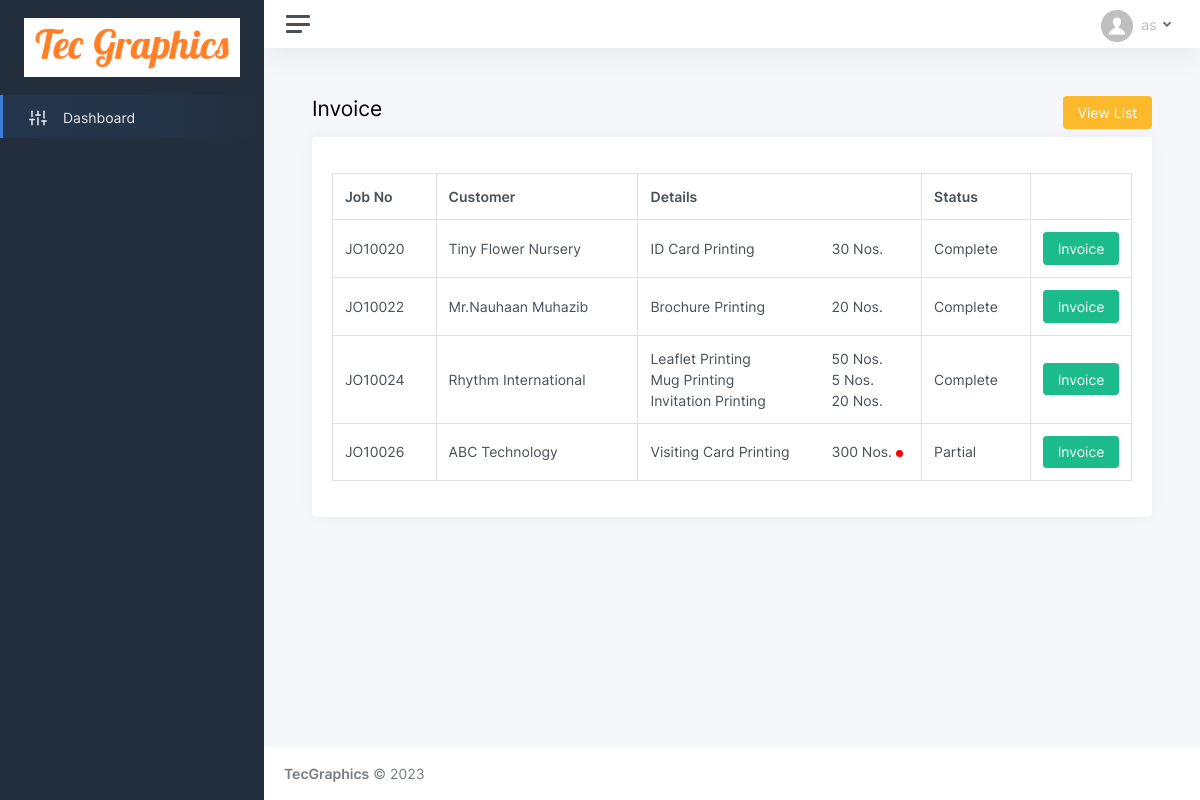
Page /pending_jobs.php on the committed database.
### tables this page shows
CREATE TABLE IF NOT EXISTS `jobcard_details` (
  `id` int(11) NOT NULL AUTO_INCREMENT,
  `jobcard_id` int(11) NOT NULL COMMENT 'id of jobcard table',
  `prod_id` int(11) NOT NULL,
  `qty` varchar(20) NOT NULL,
  `completed_qty` varchar(20) NOT NULL DEFAULT '0',
  `invoiced_qty` varchar(20) NOT NULL DEFAULT '0',
  `qitm_id` int(11) NOT NULL COMMENT 'id of quotation details table',
  `artwork_inv` varchar(5) NOT NULL DEFAULT 'no',
  `service_inv` varchar(5) NOT NULL DEFAULT 'no',
  PRIMARY KEY (`id`)
);

CREATE TABLE IF NOT EXISTS `jobcard` (
  `id` int(11) NOT NULL AUTO_INCREMENT,
  `jobno` varchar(25) NOT NULL,
  `job_date` varchar(25) NOT NULL,
  `quotation_id` int(11) NOT NULL COMMENT 'id of quotation table',
  `cus_id` int(11) NOT NULL,
  `machine` varchar(5) NOT NULL,
  `instructions` varchar(500) NOT NULL,
  `log_user` int(11) NOT NULL,
  `log_datetime` varchar(25) NOT NULL,
  PRIMARY KEY (`id`)
);

CREATE TABLE IF NOT EXISTS `customer` (
  `id` int(11) NOT NULL AUTO_INCREMENT,
  `ctype` varchar(5) NOT NULL,
  `title` int(11) NOT NULL,
  `name` varchar(75) NOT NULL,
  `last_name` varchar(50) NOT NULL,
  `mobile` varchar(20) NOT NULL,
  `phone` varchar(20) DEFAULT NULL,
  `fax` varchar(20) NOT NULL,
  `email` varchar(50) NOT NULL,
  `web` varchar(50) NOT NULL,
  `address1` varchar(75) NOT NULL,
  `address2` varchar(75) NOT NULL,
  `address3` varchar(75) NOT NULL,
  `active` varchar(5) NOT NULL DEFAULT 'yes',
  `login` varchar(5) NOT NULL DEFAULT 'no',
  `password` varchar(200) NOT NULL,
  `reg_mode` varchar(10) NOT NULL DEFAULT 'online',
  `reg_date` varchar(25) NOT NULL,
  PRIMARY KEY (`id`),
  KEY `title` (`title`)
);

CREATE TABLE IF NOT EXISTS `products` (
  `id` int(11) NOT NULL AUTO_INCREMENT,
  `name` varchar(35) NOT NULL,
  `material` tinyint(1) NOT NULL,
  `size` tinyint(1) NOT NULL,
  `finishing` tinyint(1) NOT NULL,
  `color` tinyint(1) NOT NULL,
  `spec1` tinyint(1) NOT NULL,
  `spec2` tinyint(1) NOT NULL,
  `pricing` varchar(20) NOT NULL DEFAULT '1',
  `uprice` varchar(25) NOT NULL DEFAULT '0.00',
  `image1` varchar(150) NOT NULL,
  `image2` varchar(150) NOT NULL,
  `image3` varchar(150) NOT NULL,
  PRIMARY KEY (`id`)
);

CREATE TABLE IF NOT EXISTS `title` (
  `id` int(11) NOT NULL AUTO_INCREMENT,
  `title` varchar(5) NOT NULL,
  PRIMARY KEY (`id`)
);

### pending_jobs.php (the view, shortened to what this page needs)
<!DOCTYPE html>
<html lang="en">
<head>
	<?php include('header.php'); ?>
</head>
<body>
	<div class="wrapper">
	<?php include('sidebar.php'); ?>
		<div class="main">
		<?php include('topbar.php'); ?>
			<main class="content">
				<div class="container-fluid p-0">
					<div class="row">
					<h1 class="h3 mb-3 col-10">Invoice</h1>
					<div class="col-2" align="right"><a href="invoice_list.php"><button class="btn btn-warning">View List</button></a></div>
					</div>
					<div class="row">
						<div class="col-12">
							<div class="card">
								<div class="card-body">
									<form name="complete_form" method="post" action="complete_job_submit.php" onsubmit="return validateForm()" >
									<?php
									$select_job = mysqli_query($con, "SELECT * FROM jobcard_details GROUP BY jobcard_id HAVING CAST(completed_qty AS UNSIGNED) > CAST(invoiced_qty AS UNSIGNED)");
									if(mysqli_num_rows($select_job) > 0){
									?>
									<table class="table table-bordered" >
										<thead>
										<tr>
											<th>Job No</th>
											<th>Customer</th>
											<th>Details</th>
											<th>Status</th>
											<th>&nbsp;</th>
										</tr>
										</thead>
										<tbody>
										<?php
										$i=1;
										while($result_job = mysqli_fetch_array($select_job)){
											$select_jobno = mysqli_query($con, "SELECT * FROM jobcard WHERE id = '{$result_job['jobcard_id']}'");
											$result_jobno = mysqli_fetch_array($select_jobno);
											$select_cus = mysqli_query($con, "SELECT * FROM customer WHERE id = '{$result_jobno['cus_id']}'");
											$result_cus = mysqli_fetch_array($select_cus);
											if($result_cus['ctype'] == 'c'){
												$customer = $result_cus['name'];
											} else {
												$select_tit = mysqli_query($con, "SELECT title FROM title WHERE id = '{$result_cus['title']}'");
												$result_tit = mysqli_fetch_array($select_tit);
												$title = $result_tit['title'];
												$customer = $title.'.'.$result_cus['name'].' '.$result_cus['last_name'];
											}
											$details = '';
											$jstatus = 'Complete';
											$select_job_all = mysqli_query($con, "SELECT * FROM jobcard_details WHERE jobcard_id = '{$result_job['jobcard_id']}'");
											while($result_job_all = mysqli_fetch_array($select_job_all)){
											if($result_job_all['completed_qty'] > $result_job_all['invoiced_qty']){
												$select_prod = mysqli_query($con, "SELECT name FROM products WHERE id = '{$result_job_all['prod_id']}'");
												$result_prod = mysqli_fetch_array($select_prod);
												$rem_qty = $result_job_all['completed_qty']-$result_job_all['invoiced_qty'];
												$select_items = mysqli_query($con, "SELECT service_status FROM quotation_details WHERE id = '{$result_job_all['qitm_id']}'");
												$result_items = mysqli_fetch_array($select_items);
												if($result_items['service_status']!='yes'){
													$servicest = '';
												} else {
													$servicest = '<span style="height: 7px;width: 7px;background-color: red;border-radius: 50%;display: inline-block;margin-top:5px;"></span>';
												}
												$details .= '<div style="display:flex"><div style="width:70%">'.$result_prod['name'].'</div><div style="width:25%">'.$rem_qty.' Nos.</div><div style="width:5%">'.$servicest.'</div></div>';
											}
											if($result_job_all['qty'] > $result_job_all['completed_qty']){
												$jstatus = 'Partial';
											}
											}
										?>
										<tr>
											<td><?php echo $result_jobno['jobno']; ?><input type="hidden" name="job_id<?php echo $i; ?>" id="job_id<?php echo $i; ?>" value="<?php echo $result_job['jobcard_id']; ?>" /></td>
											<td><?php echo $customer; ?></td>
											<td><?php echo $details; ?></td>
											<td><?php echo $jstatus; ?></td>
											<td width="12%"><input type="button" class="btn btn-success" name="invoice<?php echo $i; ?>" id="invoice<?php echo $i; ?>" value="Invoice" onclick="create_inv(<?php echo $i; ?>)" /></td>
										</tr>
										<?php $i++; } ?>
										</tbody>
									</table>
									</form>
									<?php
									} else {
										echo 'No records.';
									}
									?>
								</div>
							</div>
						</div>
					</div>
				</div>
			</main>
			<?php include('footer.php'); ?>
		</div>
	</div>
</body>
</html>

### rows in the picture
jobcard_details: jobcard.jobno "JO10020", customer.name "Tiny Flower Nursery", products.name "ID Card Printing", completed_qty "30", jstatus "Complete"
jobcard_details: jobcard.jobno "JO10022", title.title "Mr.Nauhaan Muhazib", products.name "Brochure Printing", completed_qty "20", jstatus "Complete"
jobcard_details: jobcard.jobno "JO10024", customer.name "Rhythm International", products.name "Leaflet Printing", completed_qty "50", jstatus "Complete"
jobcard_details: products.name "Mug Printing", completed_qty "5"
jobcard_details: products.name "Invitation Printing", completed_qty "20"
jobcard_details: jobcard.jobno "JO10026", customer.name "ABC Technology", products.name "Visiting Card Printing", completed_qty "300", jstatus "Partial"
